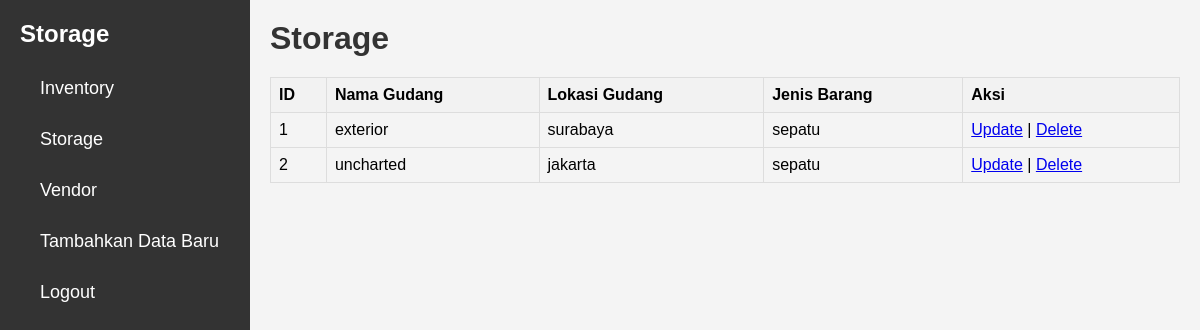
Page /storage.php on the committed database.
### tables this page shows
CREATE TABLE `storage` (
  `id_storage` int(20) NOT NULL,
  `nama_gudang` varchar(50) NOT NULL,
  `lokasi_gudang` varchar(50) NOT NULL,
  `jenis_barang` varchar(50) NOT NULL
);

### storage.php (the view, shortened to what this page needs)
<?php
require_once 'koneksi.php';
$stmt = $conn->prepare("SELECT * FROM storage");
$stmt->execute();
$inventory = $stmt->get_result();
?>
<!DOCTYPE html>
<html lang="en">
<head>
    <link rel="stylesheet" href="dash.css">
</head>
<body>
    <div class="sidebar">
        <h2>Storage</h2>
        <ul>
            <li><a href="inventory.php"><i class="fas fa-building"></i> Inventory</a></li>
            <li><a href="storage.php"><i class="fas fa-user-graduate"></i> Storage</a></li>
            <li><a href="vendor.php"><i class="fas fa-book"></i> Vendor</a></li>
            <li><a href="insert.storage.php"><i class="fas fa-plus"></i> Tambahkan Data Baru</a></li>
            <li><a href="logout.php"><i class="fas fa-book"></i> Logout</a></li>
        </ul>
    </div>
    <div class="main-content">
        <header>
            <h1>Storage</h1>
        </header>
        <table>
            <thead>
                <tr>
                    <th>ID</th>
                    <th>Nama Gudang</th>
                    <th>Lokasi Gudang</th>
                    <th>Jenis Barang</th>
                    <th>Aksi</th>
                </tr>
            </thead>
            <tbody>
                <?php
                if ($inventory->num_rows > 0) {
                    while ($row = $inventory->fetch_assoc()) {
                        echo "<tr>";
                        echo "<td>" . htmlspecialchars($row["id_storage"]) . "</td>";
                        echo "<td>" . htmlspecialchars($row["nama_gudang"]) . "</td>";
                        echo "<td>" . htmlspecialchars($row["lokasi_gudang"]) . "</td>";
                        echo "<td>" . htmlspecialchars($row["jenis_barang"]) . "</td>";
                        echo "<td>
                            <a href='update_storage.php?id_storage=" . $row["id_storage"] . "'>Update</a> |
                            <a href='delete_storage.php?id_storage=" . $row["id_storage"] . "'>Delete</a>
                        </td>";
                        echo "</tr>";
                    }
                } else {
                    echo "<tr><td colspan='8'>Tidak ada data storage ditemukan</td></tr>";
                }
                ?>
            </tbody>
        </table>
    </div>
</body>
</html>

### dash.css (style rules this page uses)
* { margin: 0; padding: 0; box-sizing: border-box; }
body { font-family: Arial, sans-serif; display: flex; height: 100vh; background-color: #f4f4f4; margin: 0; }
.sidebar { width: 250px; background-color: #333; color: #fff; height: 100%; padding: 20px; position: fixed; top: 0; left: 0; overflow-y: auto; transition: width 0.3s ease; }
.sidebar h2 { margin-bottom: 20px; }
.sidebar ul { list-style: none; }
.sidebar ul li { margin-bottom: 10px; }
.sidebar ul li a { color: #fff; text-decoration: none; font-size: 18px; display: flex; align-items: center; padding: 10px; border-radius: 5px; transition: background-color 0.3s; }
.main-content { margin-left: 250px; padding: 20px; width: calc(100% - 250px); }
header { margin-bottom: 20px; }
header h1 { color: #333; }

### storage.php (style rules this page uses)
table { width: 100%; border-collapse: collapse; }
table, th, td { border: 1px solid #ddd; }
th, td { padding: 8px; text-align: left; }
th { background-color: #f2f2f2; }

### rows in the picture
storage: id_storage "1", nama_gudang "exterior", lokasi_gudang "surabaya", jenis_barang "sepatu"
storage: id_storage "2", nama_gudang "uncharted", lokasi_gudang "jakarta", jenis_barang "sepatu"
